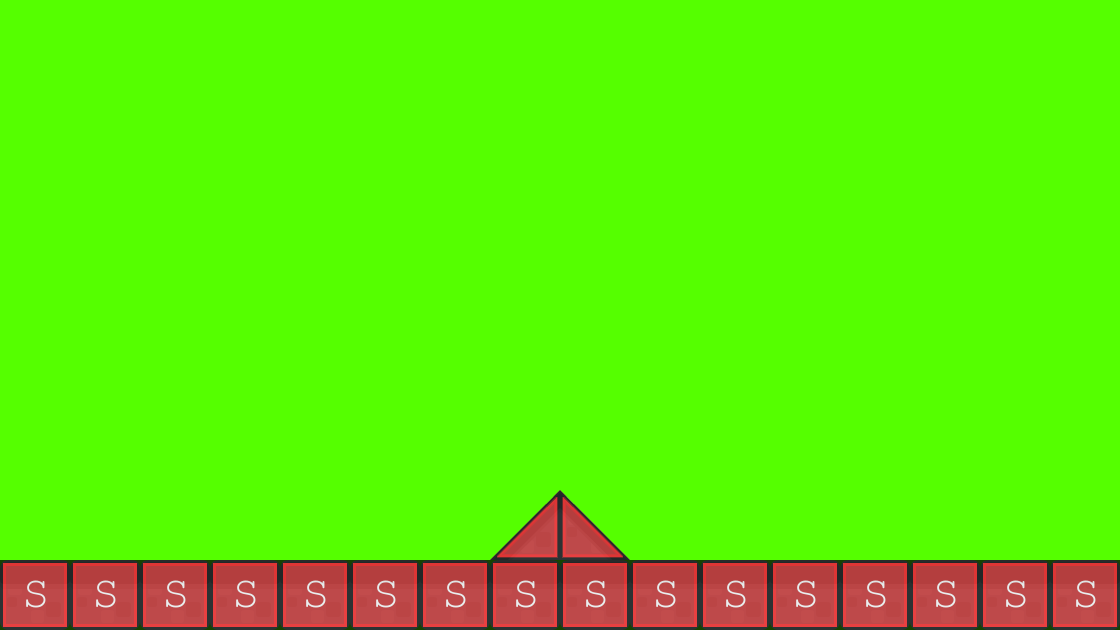

Rendered tile map (Tiled .tmx) drawn with the repository's tilesets; below, a short description and the map source with its tile grids summarised:
An orthogonal 16x9 tile map with 70x70 px tiles, 2 tile layers (background1, collision), 2 tilesets and 2 objects (EnemyBase, PlayerBase).

<map version="1.0" orientation="orthogonal" renderorder="right-down" width="16" height="9" tilewidth="70" tileheight="70" backgroundcolor="#55ff00">
 <tileset firstgid="1" name="background-tiles" tilewidth="70" tileheight="70">
  <image source="../img/background-tiles.png" width="910" height="910" />
 </tileset>
 <tileset firstgid="170" name="meta-tiles" tilewidth="70" tileheight="70">
  <image source="../img/meta-tiles.png" width="350" height="70" />
  <tile id="1">
   <properties>
    <property name="type" value="lslope" />
   </properties>
  </tile>
  <tile id="3">
   <properties>
    <property name="type" value="rslope" />
   </properties>
  </tile>
  <tile id="4">
   <properties>
    <property name="type" value="solid" />
   </properties>
  </tile>
 </tileset>
 <layer name="background1" width="16" height="9">
  <data>[144 cells, 18 non-empty, 3 distinct tile ids]</data>
 </layer>
 <layer name="collision" width="16" height="9" opacity="0.74">
  <data>[144 cells, 18 non-empty, 3 distinct tile ids]</data>
 </layer>
 <objectgroup name="BaseEntities">
  <object name="EnemyBase" x="912" y="418" width="66" height="136">
   <properties>
    <property name="EnemyBase" value="" />
   </properties>
  </object>
  <object name="PlayerBase" x="138" y="422" width="76" height="128">
   <properties>
    <property name="PlayerBase" value="" />
   </properties>
  </object>
 </objectgroup>
</map>
